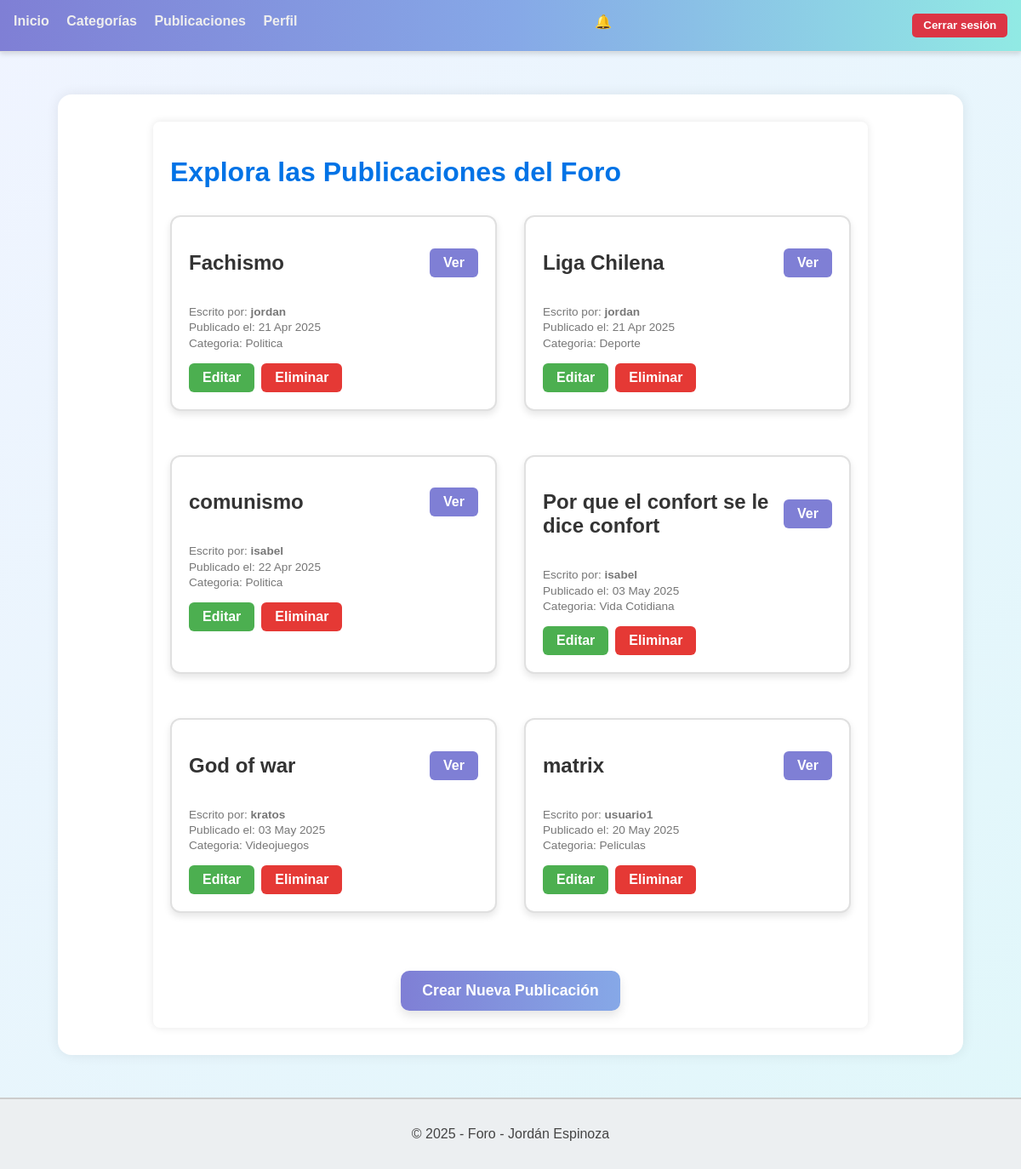
Screenshot of /foro/publicaciones/listar/ (signed in) with the database file from the repository.
### foro_aplicacion/models.py (models this page shows, shortened)
class Publicacion(models.Model):
    titulo = models.CharField(max_length=100)
    cuerpo = models.TextField()
    fecha_creacion = models.DateTimeField(auto_now_add=True)
    fecha_modificacion = models.DateTimeField(auto_now=True)
    usuario = models.ForeignKey(Usuario, on_delete=models.CASCADE, related_name='publicaciones')
    categoria = models.ForeignKey(Categoria, on_delete=models.CASCADE, related_name='publicaciones')
    etiquetas = models.ManyToManyField(Etiqueta, through='PublicacionEtiqueta', related_name='publicaciones')
    imagen = models.ImageField(upload_to='publicaciones/', blank=True, null=True)  # 👈 NUEVO CAMPO
    video = models.URLField(blank=True, null=True)  # URL del video

class Usuario(AbstractUser):
    correo = models.EmailField(max_length=100, unique=True)
    es_admin = models.BooleanField(default=False)
    es_baneado = models.BooleanField(default=False)
    es_moderador = models.BooleanField(default=False)
    es_autor = models.BooleanField(default=False)
    reputacion = models.IntegerField(default=0)
    avatar = models.ImageField(upload_to='avatars/', blank=True, null=True)
    class Meta:
        verbose_name = 'Usuario'
        verbose_name_plural = 'Usuarios'

class Categoria(models.Model):
    nombre = models.CharField(max_length=50)
    descripcion = models.TextField(blank=True)
    fecha_creacion = models.DateTimeField(auto_now_add=True)
    usuario = models.ForeignKey(Usuario, on_delete=models.CASCADE, related_name='categorias')
    def __str__(self):
        return self.nombre

### foro_aplicacion/views.py (the view)
# urls.py: path('publicaciones/listar/', PublicacionListView.as_view(), name='listar_publicaciones'),
class PublicacionListView(ListView):
    model = Publicacion
    template_name = 'publicaciones/listar.html'
    context_object_name = 'publicaciones'

### foro_aplicacion/context_processors.py (called while the page is built)
def cantidad_notificaciones(request):
    if request.user.is_authenticated:
        cantidad = request.user.notificaciones.filter(leida=False).count()
        return {'cantidad_no_leidas': cantidad}
    return {}

### foro_aplicacion/templates/publicaciones/listar.html (shortened to what this page needs)
{% extends 'template_base.html' %}
{% block body %}
<div class="container">
    <h1 class="titulo">Explora las Publicaciones del Foro</h1>
    <div class="publicacion-lista">
        {% for publicacion in publicaciones %}
            <div class="publicacion-card">
                <div class="publicacion-header">
                    <h2 class="titulo">{{ publicacion.titulo }}</h2>
                    {% if user.is_authenticated %}
                        <a href="{% url 'detalle_publicacion' publicacion.pk %}" class="btn btn-ver">Ver</a>
                    {% endif %}
                </div>
                <p class="autor">Escrito por: <strong>{{ publicacion.usuario.username }}</strong></p>
                <p class="fecha">Publicado el: {{ publicacion.fecha_creacion|date:"d M Y" }}</p>
                <p class="fecha">Categoria: {{ publicacion.categoria }}</p>
                {% if user.is_authenticated and user.es_autor %}
                    <div class="acciones">
                        <a href="" class="btn btn-editar">Editar</a>
                        <a href="{% url 'eliminar_publicacion' publicacion.pk %}" class="btn btn-eliminar">Eliminar</a>
                    </div>
                {% endif %}
            </div>
        {% empty %}
            <p class="sin-publicaciones">No hay publicaciones disponibles.</p>
        {% endfor %}
    </div>
    <div class="crear-publicacion">
        {% if user.is_authenticated %}
            <a href="{% url 'crear_publicacion' %}" class="btn">Crear Nueva Publicación</a>
        {% endif %}
    </div>
</div>
{% endblock %}

### static/css/styles.css (style rules this page uses)
body { margin: 0; padding: 0; background: linear-gradient(135deg, #f0f4ff, #e0f7fa); color: #333; font-family: 'Segoe UI', Tahoma, Geneva, Verdana, sans-serif; }
body { font-family: Arial, sans-serif; background-color: #f4f4f4; color: #333; }
.container { max-width: 800px; margin: 0 auto; padding: 20px; background-color: #fff; box-shadow: 0 0 10px rgba(0, 0, 0, 0.1); border-radius: 8px; }
.titulo { font-size: 2em; margin-bottom: 20px; color: #0073e6; }
.btn { background-color: #0073e6; color: #fff; padding: 10px 20px; border: none; border-radius: 4px; cursor: pointer; font-size: 1em; }
.autor, .fecha { font-size: 0.85rem; color: #777; margin: 0.2rem 0; }
a.btn { display: inline-block; padding: 0.5rem 1rem; border-radius: 6px; font-weight: bold; text-decoration: none; transition: all 0.3s ease; }
.btn-eliminar { background-color: #e53935; color: white; }
.publicacion-lista { display: grid; grid-template-columns: repeat(auto-fill, minmax(340px, 1fr)); gap: 2rem; margin-top: 2rem; }
.publicacion-card { background: #ffffff; border-left: 8px solid #86a8e7; padding: 1.8rem; border-radius: 16px; box-shadow: 0 8px 24px rgba(0, 0, 0, 0.08); transition: transform 0.3s ease, box-shadow 0.3s ease; }
.publicacion-header { display: flex; justify-content: space-between; align-items: center; margin-bottom: 0.8rem; }
.publicacion-card .titulo { font-size: 1.5rem; font-weight: bold; color: #333; }
.acciones { margin-top: 1rem; display: flex; gap: 0.5rem; flex-wrap: wrap; }
.btn-ver { background-color: #7f7fd5; color: white; }
.btn-editar { background-color: #4caf50; color: white; }
.crear-publicacion { text-align: center; margin-top: 3rem; }
.crear-publicacion .btn { background: linear-gradient(90deg, #7f7fd5, #86a8e7); color: #fff; padding: 0.8rem 1.6rem; border-radius: 10px; font-weight: bold; font-size: 1.1rem; box-shadow: 0 6px 12px rgba(0,0,0,0.1); transition: all 0.3s ease; }
h2 { font-size: 24px; font-weight: bold; margin-bottom: 15px; color: #333; }
.publicacion-card { background: #ffffff; border: 2px solid #e0e0e0; border-radius: 12px; padding: 20px; margin-bottom: 20px; box-shadow: 0 4px 8px rgba(0, 0, 0, 0.1); }

### rows the page displays
Publicacion: titulo "Fachismo", usuario.username "jordan", fecha_creacion "21 Apr 2025", categoria "Politica"
Publicacion: titulo "Liga Chilena", usuario.username "jordan", fecha_creacion "21 Apr 2025", categoria "Deporte"
Publicacion: titulo "comunismo", usuario.username "isabel", fecha_creacion "22 Apr 2025", categoria "Politica"
Publicacion: titulo "Por que el confort se le dice confort", usuario.username "isabel", fecha_creacion "03 May 2025", categoria "Vida Cotidiana"
Publicacion: titulo "God of war", usuario.username "kratos", fecha_creacion "03 May 2025", categoria "Videojuegos"
Publicacion: titulo "matrix", usuario.username "usuario1", fecha_creacion "20 May 2025", categoria "Peliculas"
